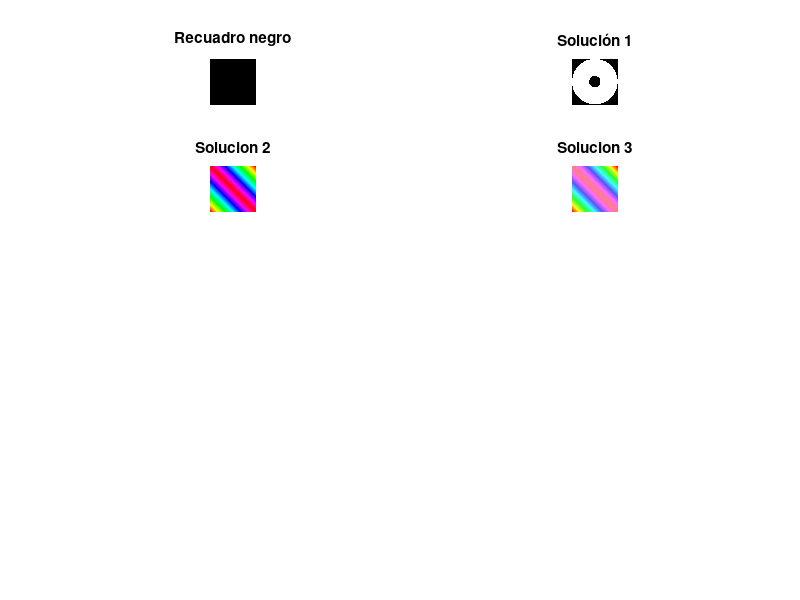

This figure's MATLAB source: (Note: this script raises an error after producing the figure.)
%///////////////EJERCICIO 1///////////////////////////

M=256;N=256; %M filas N columnas
r=32; %Radio pequeño
R=128; %Radio grande
center=M/2; %Calculamos el pixel que estara en el centro

cuadro_negro = zeros(M, N); %Imagen negra entera


[x, y] = meshgrid(1:M, 1:N); %Creamos las matrices del plano con las que nos basaremos para medir la distancia del centro
circ=(x - center).^2 + (y - center).^2;%Calculamos la ecucación de la circunferencia para cada (x,y) 
mask = (circ <= R^2) & (circ >= r^2); %Creamos  la mascara para los valores que se incluyen dentro de la corona que valdra 1 cuando se cumpla la condición lógica

figure;

subplot(5, 2, 1);  
imshow(cuadro_negro);
title('Recuadro negro');


subplot(5, 2, 2);  
imshow(mask);
title('Solución 1');

%////////////////EJERCICIO 2///////////////////////////

M=256;N=256; %M filas N columnas


h = linspace(1, 0, M);  % Variación del color (H) de 0 a 1
H = toeplitz(h);  % Matriz de Toeplitz que varía el color

% Ajustar la matriz para que la variación del tinte sea uniforme

S = ones(M, N);  % S constante
V = ones(M, N);  % L constante


Ic = zeros(M, N, 3);  % Inicializar matriz para la imagen HSV
Ic(:,:,1) = H;  % Asignar el canal H
Ic(:,:,2) = S;  % Asignar el canal S
Ic(:,:,3) = V;  % Asignar el canal L


Irgb = hsv2rgb(Ic);% Convertir la imagen de HSV a RGB

% Mostrar la imagen
subplot(5, 2, 3);
imshow(Irgb);
title('Solucion 2');

%////////////////EJERCICIO 3///////////////////////////

M=256;N=256; %M filas N columnas


h = linspace(1, 0, M);  % Variación del color (H) de 0 a 1
H = toeplitz(h);  % Matriz de Toeplitz que varía el color

s = linspace(0.5, 1, M);  % Variación de la saturación (S) de 0.5 a 1s
S = toeplitz(s);  % Matriz de Toeplitz que varía el color

V = ones(M, N);  % L constante


Ic = zeros(M, N, 3);  % Inicializar matriz para la imagen HSV
Ic(:,:,1) = H;  % Asignar el canal H
Ic(:,:,2) = S;  % Asignar el canal S
Ic(:,:,3) = V;  % Asignar el canal L


Irgb = hsv2rgb(Ic);% Convertir la imagen de HSV a RGB

% Mostrar la imagen
subplot(5, 2, 4);
imshow(Irgb);
title('Solucion 3');

%////////////////EJERCICIO 4///////////////////////////

M=256;N=256; %M filas N columnas


h = linspace(1, 0, M);  % Variación del color (H) de 0 a 1
H = toeplitz(h);  % Matriz de Toeplitz que varía el color

s = linspace(0.5, 1, M);  % Variación de la saturación (S) de 0 a 0.5
S = toeplitz(s);  % Matriz de Toeplitz que varía el color

V = ones(M, N);  % L constante


Ic = zeros(M, N, 3);  % Inicializar matriz para la imagen HSV
Ic(:,:,1) = H;  % Asignar el canal H
Ic(:,:,2) = S;  % Asignar el canal S
Ic(:,:,3) = V;  % Asignar el canal L


Irgb = hsv2rgb(Ic);% Convertir la imagen de HSV a RGB

% Cuantificación de la imagen a 8 colores con dithering
[Iind_dither, map_dither] = rgb2ind(Irgb, 8, 'dither');

% Cuantificación de la imagen a 3 colores sin dithering
[Iind_nodither, map_nodither] = rgb2ind(Irgb, 3, 'nodither');


% Mostrar la imagen cuantificada con dithering
subplot(5, 2, 6);
imshow(Iind_dither, map_dither);  % Es importante usar el mapa de colores
title('Solucion 3 con Dithering');

% Mostrar la imagen cuantificada sin dithering
subplot(5, 2, 5);
imshow(Iind_nodither, map_nodither);  % Es importante usar el mapa de colores
title('Solucion 3 sin Dithering');

%////////////////EJERCICIO 5///////////////////////////

M=256;N=256; %M filas N columnas


h = linspace(1, 0, M);  % Variación del color (H) de 0 a 1
H = toeplitz(h);  % Matriz de Toeplitz que varía el color

s = linspace(0.5, 1, M);  % Variación de la saturación (S) de 0 a 0.5
S = toeplitz(s);  % Matriz de Toeplitz que varía el color

V = ones(M, N);  % L constante


Ic = zeros(M, N, 3);  % Inicializar matriz para la imagen HSV
Ic(:,:,1) = H;  % Asignar el canal H
Ic(:,:,2) = S;  % Asignar el canal S
Ic(:,:,3) = V;  % Asignar el canal L


Irgb = hsv2rgb(Ic);% Convertir la imagen de HSV a RGB

Irgb_enmascarada = Irgb.*mask;

% Mostrar la imagen
subplot(5, 2, 7);
imshow(Irgb_enmascarada);
title('Solucion 5');

%////////////////EJERCICIO 6///////////////////////////

M=256;N=256; %M filas N columnas


h = linspace(1, 0, M);  % Variación del color (H) de 0 a 1
H = toeplitz(h);  % Matriz de Toeplitz que varía el color

s = linspace(0.5, 1, M);  % Variación de la saturación (S) de 0 a 0.5
S = toeplitz(s);  % Matriz de Toeplitz que varía el color

V = ones(M, N);  % L constante


Ic = zeros(M, N, 3);  % Inicializar matriz para la imagen HSV
Ic(:,:,1) = H;  % Asignar el canal H
Ic(:,:,2) = S;  % Asignar el canal S
Ic(:,:,3) = V;  % Asignar el canal L


Irgb = hsv2rgb(Ic);% Convertir la imagen de HSV a RGB

Irgb_enmascarada = Irgb.*mask;

% Cuantificación de la imagen a 8 colores con dithering
[Iind_dither, map_dither] = rgb2ind(Irgb_enmascarada, 8, 'dither');

% Cuantificación de la imagen a 3 colores sin dithering
[Iind_nodither, map_nodither] = rgb2ind(Irgb_enmascarada, 3, 'nodither');

% Mostrar la imagen cuantificada con dithering
subplot(5, 2, 10);
imshow(Iind_dither, map_dither);  % Es importante usar el mapa de colores
title('Solucion 5 con Dithering');

% Mostrar la imagen cuantificada sin dithering
subplot(5, 2, 9);
imshow(Iind_nodither, map_nodither);  % Es importante usar el mapa de colores
title('Solucion 5 sin Dithering');

